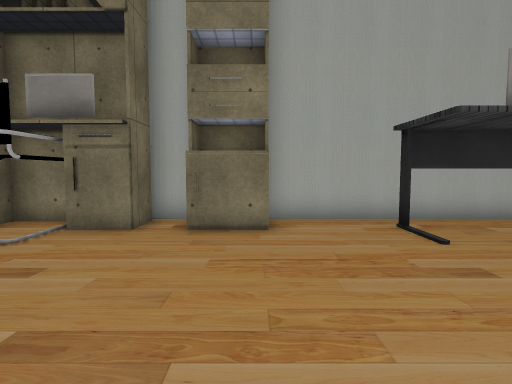
View 1 (above)

12 first-person views from a walk through a Unity game level. The camera is 1.3 m above the floor, tilts 4° down and sees 80° across. The floor is counted in squares, 1 m on a side. Each view is taken from the middle of a square. On the plan, view 1 faces up. The plan holds only what a view shows up to about 14 squares ahead; the rest is blank. The place goes on beyond the plan. Some surface patterns are stand-ins.

View 2
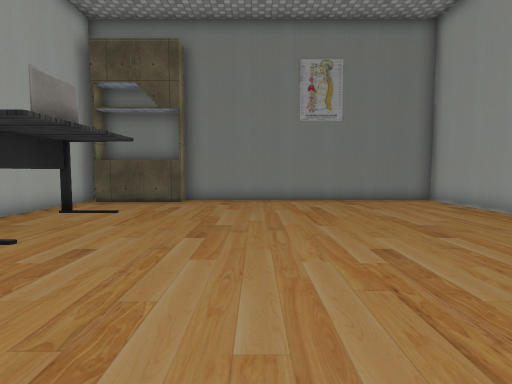

View 3
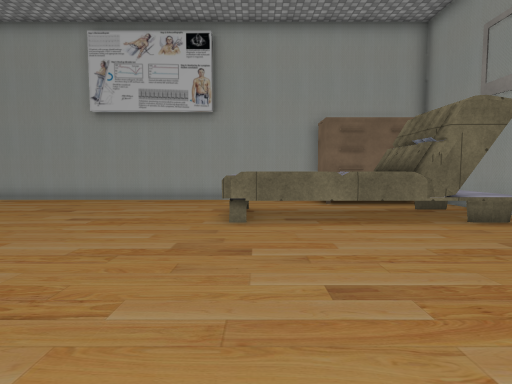

View 4
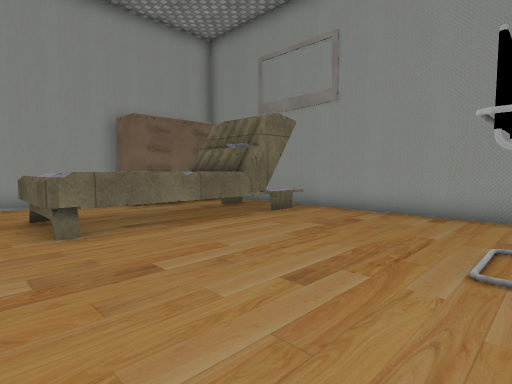

View 5
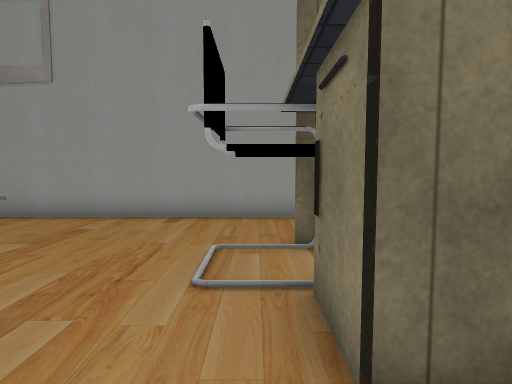

View 6
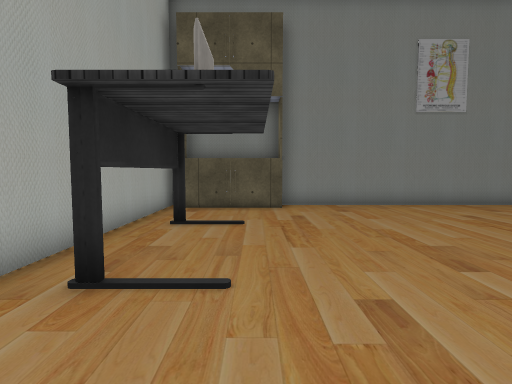

View 7
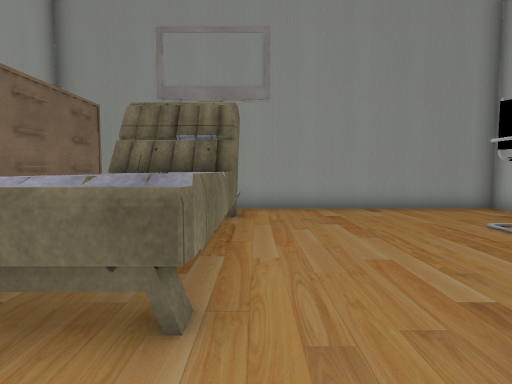

View 8
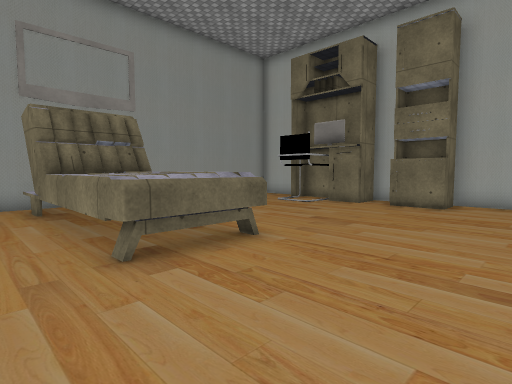

View 9
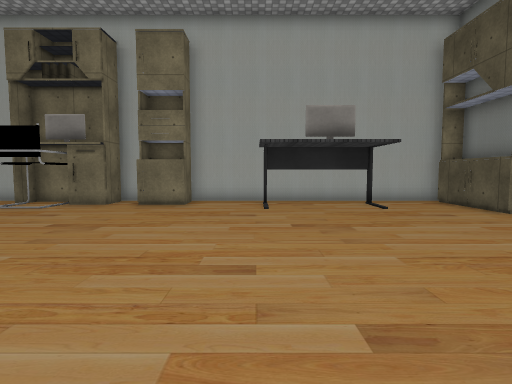

View 10
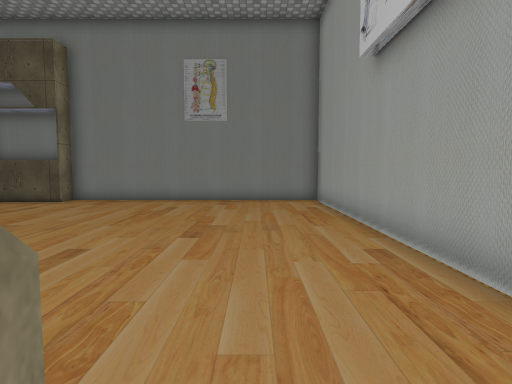

View 11
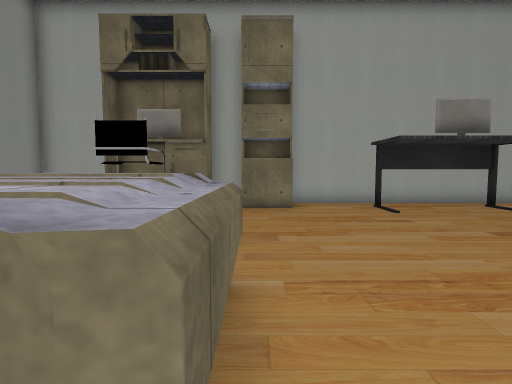

View 12
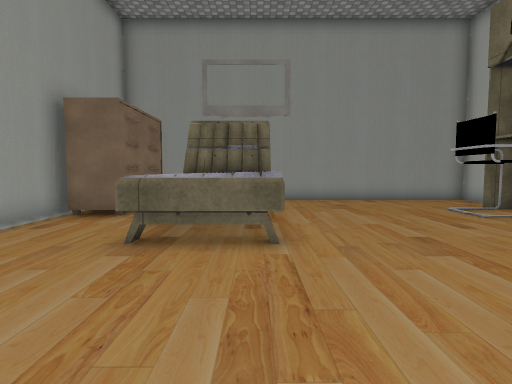

### Floor plan
Key: @ floor where view 1 was taken; # wall or solid block; . floor; = window, fence, low wall or low ledge; ^ raised ledge; E desk; C chair.
Columns run from 10 left of view 1 to 12 right of it. Each row starts with its distance up from view 1.
  8 ######################
  7 #...####.##..E###E...#
  6 #...CCC..............#
  5 #....................#
  4 #....................##
  3 #.....................#
  2 #.....................#
  1 #.....................#
  0 #.........@...........#
 -1 #^^##^^^^^............#
 -2 #^^##^^^^^............#
 -3 #^^##^====............#
 -4 #.....................#
 -5 ######................#
 -6      #................#
 -7      ##################

Positions as (right, up) in squares from view 1, and headings:
1: (0, 0), facing up
2: (-2, 1), facing right
3: (-2, 7), facing down
4: (0, 6), facing down-left
5: (-1, 6), facing left
6: (0, 5), facing right
7: (1, 0), facing left
8: (3, -5), facing up-left
9: (3, -5), facing up
10: (-2, -4), facing right
11: (-1, -4), facing up
12: (4, -1), facing left
